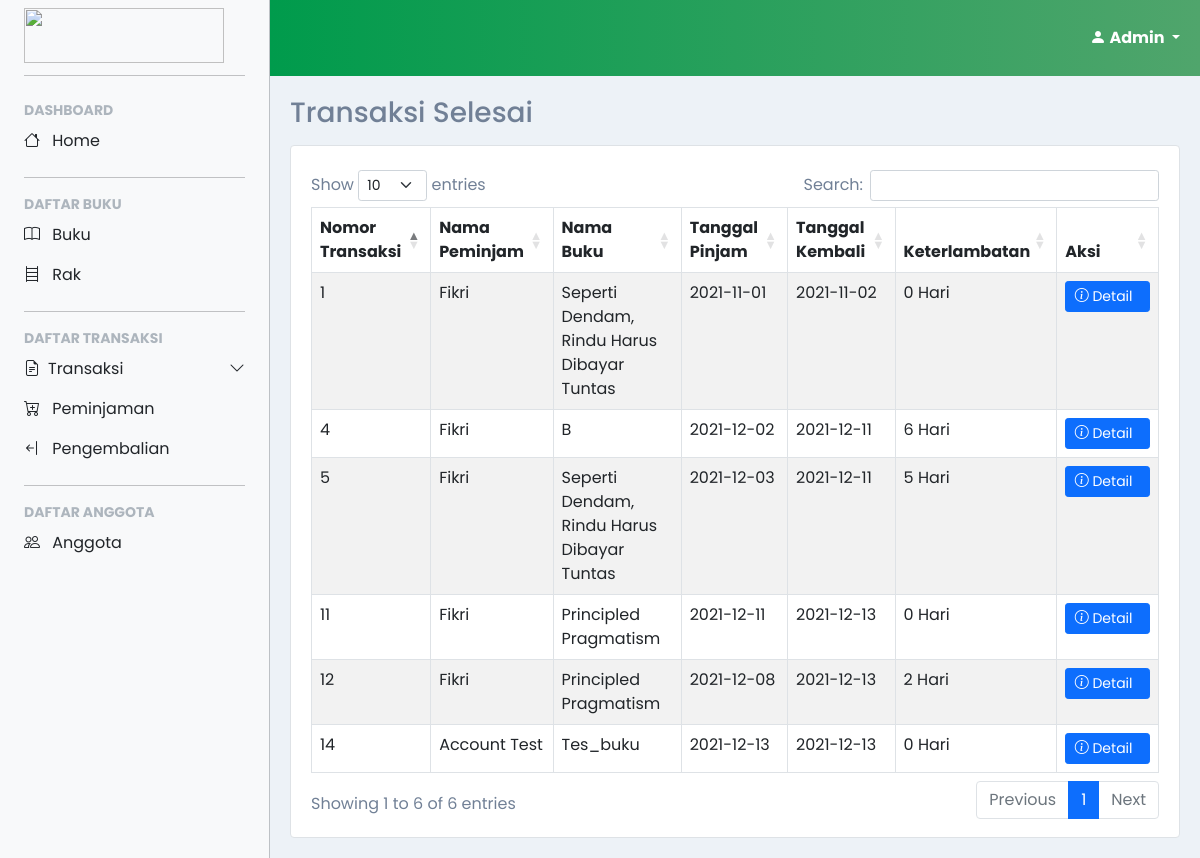
Page /account/admin/transaksi/table/selesai.php (signed in) on the committed database.
### tables this page shows
CREATE TABLE `transaksi` (
  `id_peminjaman` int(10) NOT NULL,
  `nomor_klasifikasi` varchar(7) NOT NULL,
  `nomor_anggota` varchar(25) NOT NULL,
  `nomor_petugas` varchar(25) NOT NULL,
  `tanggal_pinjam` date NOT NULL,
  `durasi` int(4) NOT NULL,
  `tanggal_kembali` date NOT NULL,
  `keterlambatan` int(4) NOT NULL,
  `selesai` tinyint(1) NOT NULL
);

CREATE TABLE `anggota` (
  `nomor_anggota` varchar(25) NOT NULL,
  `nama` varchar(50) NOT NULL,
  `jabatan` enum('guru','siswa') NOT NULL,
  `angkatan` varchar(4) NOT NULL,
  `password` varchar(50) NOT NULL
);

CREATE TABLE `buku` (
  `nomor_klasifikasi` varchar(7) NOT NULL,
  `isbn` varchar(13) NOT NULL,
  `nomor_rak` varchar(5) NOT NULL,
  `judul` varchar(50) NOT NULL,
  `penulis` varchar(50) NOT NULL,
  `penerbit` varchar(50) NOT NULL,
  `tahun_terbit` year(4) NOT NULL,
  `stok` int(3) NOT NULL
);

### account/admin/transaksi/table/selesai.php (the view, shortened to what this page needs)
<?php
include('../../../../confiq.php');
$query = "SELECT transaksi.id_peminjaman, anggota.nama as anggota, buku.judul, buku.isbn,
                transaksi.tanggal_pinjam, transaksi.tanggal_kembali, transaksi.keterlambatan,
                petugas.nama as petugas, anggota.jabatan
          FROM `transaksi`
          LEFT JOIN `buku` ON transaksi.nomor_klasifikasi = buku.nomor_klasifikasi
          LEFT JOIN `petugas` ON transaksi.nomor_petugas = petugas.nomor_petugas
          LEFT JOIN `anggota` ON transaksi.nomor_anggota = anggota.nomor_anggota
          WHERE transaksi.selesai LIKE 1";
$result = mysqli_query($conn, $query);
?>
<!DOCTYPE html>
<html>
  <head>
  </head>
  <body>
    <?php
      include('../../layout/sidebar.php');
    ?>
    <main>
      <div class="container-fluid content transition">
        <h3>Transaksi Selesai</h3>
        <div class="card border">
          <div class="card-body mt-2 mx-1">
            <div class="table-responsive">
              <table class="table table-striped table-bordered table-hover" id="dataTables-example">
                <thead>
                  <tr>
                    <th>Nomor Transaksi</th>
                    <th>Nama Peminjam</th>
                    <th>Nama Buku</th>
                    <th>Tanggal Pinjam</th>
                    <th>Tanggal Kembali</th>
                    <th>Keterlambatan</th>
                    <th width="12%">Aksi</th>
                  </tr>
                </thead>
                <tbody>
                  <?php
                    while($data = mysqli_fetch_array($result, MYSQLI_ASSOC)){
                      echo "<tr><td name='id'>".$data['id_peminjaman']."</td>";
                      echo "<td>".$data['anggota']."</td>";
                      echo "<td>".$data['judul']."</td>";
                      echo "<td>".$data['tanggal_pinjam']."</td>";
                      echo "<td>".$data['tanggal_kembali']."</td>";
                      echo "<td>".$data['keterlambatan']." Hari</td>";
                      echo "<td class='text-center'>
                            <a type='button' class='btn btn-primary d-grid btn-sm' data-bs-toggle='modal' data-bs-target='#detail".$data['id_peminjaman']."'>
                              <span class='me-2'><i class='bi bi-info-circle'></i><span>
                              <span>Detail</span>
                            </a></td></tr>";?>
                      </div><?php
                    }
                  ?>
                </tbody>
              </table>
            </div>
          </div>
        </div>
      </div>
    </main>
  </body>
</html>

### account/admin/layout/style.css (style rules this page uses)
html, body { color: #718096 !important; background-color: #edf2f7; scroll-behavior: smooth; }
body, button { font-family: "Poppins", sans-serif; }
:root { --offcanvas-width: 270px; --topNavbarHeight: 56px; }
main { margin-top: var(--topNavbarHeight); }
.content { padding: 15px; }
.content h3 { margin-bottom: 15px; }
.transition { -webkit-transition: all .3s ease; -moz-transition: all .3s ease; -ms-transition: all .3s ease; -o-transition: all .3s ease; transition: all .3s ease; }
@media (min-width: 992px) { body { overflow: auto !important; } }
@media (min-width: 992px) { :root { --topNavbarHeight: 76px; } }
@media (min-width: 992px) { main { margin-left: var(--offcanvas-width); margin-top: var(--topNavbarHeight); } }
@media (min-width: 992px) { .content { padding: 20px; } }

### rows in the picture
transaksi: id_peminjaman "1", nomor_anggota.nama "Fikri", nomor_klasifikasi.judul "Seperti Dendam, Rindu Harus Dibayar Tuntas", tanggal_pinjam "2021-11-01", tanggal_kembali "2021-11-02", keterlambatan "0"
transaksi: id_peminjaman "4", nomor_anggota.nama "Fikri", nomor_klasifikasi.judul "B", tanggal_pinjam "2021-12-02", tanggal_kembali "2021-12-11", keterlambatan "6"
transaksi: id_peminjaman "5", nomor_anggota.nama "Fikri", nomor_klasifikasi.judul "Seperti Dendam, Rindu Harus Dibayar Tuntas", tanggal_pinjam "2021-12-03", tanggal_kembali "2021-12-11", keterlambatan "5"
transaksi: id_peminjaman "11", nomor_anggota.nama "Fikri", nomor_klasifikasi.judul "Principled Pragmatism", tanggal_pinjam "2021-12-11", tanggal_kembali "2021-12-13", keterlambatan "0"
transaksi: id_peminjaman "12", nomor_anggota.nama "Fikri", nomor_klasifikasi.judul "Principled Pragmatism", tanggal_pinjam "2021-12-08", tanggal_kembali "2021-12-13", keterlambatan "2"
transaksi: id_peminjaman "14", nomor_anggota.nama "Account Test", nomor_klasifikasi.judul "Tes_buku", tanggal_pinjam "2021-12-13", tanggal_kembali "2021-12-13", keterlambatan "0"

### other values in the picture
$user[0] "Admin"
